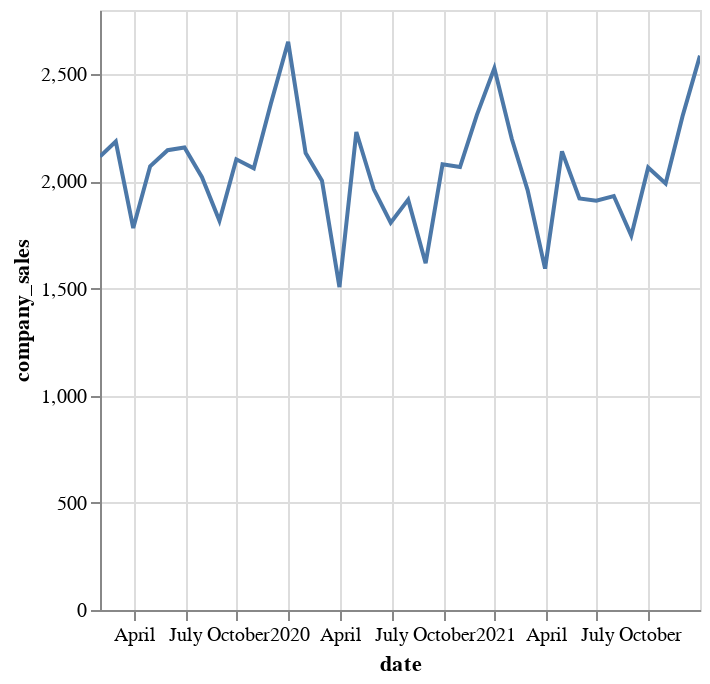

Source (notebook cell):
### Code cell
lplot(monthly)

### Figure 1 — Vega-Lite specification as saved in the notebook (floating-point values rounded to 4 significant figures)
{"config": {"view": {"continuousWidth": 300, "continuousHeight": 300}}, "data": {"name": "data-9e9f178f5c9362f471a899b6542e3f30"}, "mark": {"type": "line"}, "encoding": {"tooltip": [{"field": "date", "type": "temporal"}, {"field": "company_sales", "type": "quantitative"}, {"field": "company_sales_outlier", "type": "quantitative"}], "x": {"field": "date", "type": "temporal"}, "y": {"field": "company_sales", "type": "quantitative"}}, "params": [{"name": "param_45", "select": {"type": "interval", "encodings": ["x", "y"]}, "bind": "scales"}], "$schema": "https://vega.github.io/schema/vega-lite/v5.8.0.json", "datasets": {"data-9e9f178f5c9362f471a899b6542e3f30": [{"date": "2019-01-31T00:00:00", "company_sales": 2116.0, "product_sales": 5.484, "company_sales_outlier": 0.0}, {"date": "2019-02-28T00:00:00", "company_sales": 2186.0, "product_sales": 5.786, "company_sales_outlier": 0.03571}, {"date": "2019-03-31T00:00:00", "company_sales": 1782.0, "product_sales": 2.968, "company_sales_outlier": 0.0}, {"date": "2019-04-30T00:00:00", "company_sales": 2071.0, "product_sales": 7.233, "company_sales_outlier": 0.03333}, {"date": "2019-05-31T00:00:00", "company_sales": 2146.0, "product_sales": 2.742, "company_sales_outlier": 0.03226}, {"date": "2019-06-30T00:00:00", "company_sales": 2158.0, "product_sales": 6.1, "company_sales_outlier": 0.0}, {"date": "2019-07-31T00:00:00", "company_sales": 2020.0, "product_sales": 7.097, "company_sales_outlier": 0.03226}, {"date": "2019-08-31T00:00:00", "company_sales": 1816.0, "product_sales": 5.194, "company_sales_outlier": 0.0}, {"date": "2019-09-30T00:00:00", "company_sales": 2103.0, "product_sales": 5.3, "company_sales_outlier": 0.0}, {"date": "2019-10-31T00:00:00", "company_sales": 2061.0, "product_sales": 4.323, "company_sales_outlier": 0.0}, {"date": "2019-11-30T00:00:00", "company_sales": 2360.0, "product_sales": 9.067, "company_sales_outlier": 0.0}, {"date": "2019-12-31T00:00:00", "company_sales": 2652.0, "product_sales": 8.032, "company_sales_outlier": 0.1613}, {"date": "2020-01-31T00:00:00", "company_sales": 2132.0, "product_sales": 5.903, "company_sales_outlier": 0.03226}, {"date": "2020-02-29T00:00:00", "company_sales": 2004.0, "product_sales": 3.862, "company_sales_outlier": 0.0}, {"date": "2020-03-31T00:00:00", "company_sales": 1507.0, "product_sales": 4.387, "company_sales_outlier": 0.0}, {"date": "2020-04-30T00:00:00", "company_sales": 2231.0, "product_sales": 7.267, "company_sales_outlier": 0.1}, {"date": "2020-05-31T00:00:00", "company_sales": 1963.0, "product_sales": 3.548, "company_sales_outlier": 0.0}, {"date": "2020-06-30T00:00:00", "company_sales": 1808.0, "product_sales": 5.733, "company_sales_outlier": 0.0}, {"date": "2020-07-31T00:00:00", "company_sales": 1915.0, "product_sales": 7.839, "company_sales_outlier": 0.0}, {"date": "2020-08-31T00:00:00", "company_sales": 1618.0, "product_sales": 3.065, "company_sales_outlier": 0.0}, {"date": "2020-09-30T00:00:00", "company_sales": 2080.0, "product_sales": 6.467, "company_sales_outlier": 0.0}, {"date": "2020-10-31T00:00:00", "company_sales": 2067.0, "product_sales": 6.71, "company_sales_outlier": 0.0}, {"date": "2020-11-30T00:00:00", "company_sales": 2311.0, "product_sales": 7.3, "company_sales_outlier": 0.0}, {"date": "2020-12-31T00:00:00", "company_sales": 2528.0, "product_sales": 8.129, "company_sales_outlier": 0.1613}, {"date": "2021-01-31T00:00:00", "company_sales": 2198.0, "product_sales": 5.903, "company_sales_outlier": 0.03226}, {"date": "2021-02-28T00:00:00", "company_sales": 1960.0, "product_sales": 3.429, "company_sales_outlier": 0.03571}, {"date": "2021-03-31T00:00:00", "company_sales": 1593.0, "product_sales": 3.613, "company_sales_outlier": 0.0}, {"date": "2021-04-30T00:00:00", "company_sales": 2140.0, "product_sales": 6.967, "company_sales_outlier": 0.03333}, {"date": "2021-05-31T00:00:00", "company_sales": 1921.0, "product_sales": 3.419, "company_sales_outlier": 0.0}, {"date": "2021-06-30T00:00:00", "company_sales": 1910.0, "product_sales": 6.367, "company_sales_outlier": 0.0}, {"date": "2021-07-31T00:00:00", "company_sales": 1932.0, "product_sales": 7.677, "company_sales_outlier": 0.0}, {"date": "2021-08-31T00:00:00", "company_sales": 1747.0, "product_sales": 3.742, "company_sales_outlier": 0.03226}, {"date": "2021-09-30T00:00:00", "company_sales": 2065.0, "product_sales": 5.2, "company_sales_outlier": 0.0}, {"date": "2021-10-31T00:00:00", "company_sales": 1991.0, "product_sales": 7.032, "company_sales_outlier": 0.0}, {"date": "2021-11-30T00:00:00", "company_sales": 2304.0, "product_sales": 7.133, "company_sales_outlier": 0.0}, {"date": "2021-12-31T00:00:00", "company_sales": 2587.0, "product_sales": 8.387, "company_sales_outlier": 0.1935}]}}
